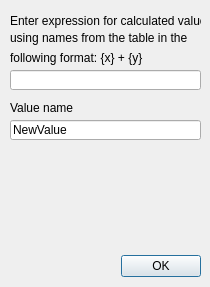
<?xml version="1.0" encoding="UTF-8"?>
<ui version="4.0">
 <class>CalculatedValueDialog</class>
 <widget class="QDialog" name="CalculatedValueDialog">
  <property name="geometry">
   <rect>
    <x>0</x>
    <y>0</y>
    <width>210</width>
    <height>287</height>
   </rect>
  </property>
  <property name="windowTitle">
   <string>Calculated Value</string>
  </property>
  <widget class="QDialogButtonBox" name="buttonBox">
   <property name="geometry">
    <rect>
     <x>40</x>
     <y>250</y>
     <width>161</width>
     <height>32</height>
    </rect>
   </property>
   <property name="orientation">
    <enum>Qt::Horizontal</enum>
   </property>
   <property name="standardButtons">
    <set>QDialogButtonBox::Ok</set>
   </property>
  </widget>
  <widget class="QLabel" name="label">
   <property name="geometry">
    <rect>
     <x>10</x>
     <y>10</y>
     <width>191</width>
     <height>21</height>
    </rect>
   </property>
   <property name="text">
    <string>Enter expression for calculated value </string>
   </property>
   <property name="scaledContents">
    <bool>false</bool>
   </property>
  </widget>
  <widget class="QLabel" name="label_2">
   <property name="geometry">
    <rect>
     <x>10</x>
     <y>30</y>
     <width>191</width>
     <height>16</height>
    </rect>
   </property>
   <property name="text">
    <string>using names from the table in the</string>
   </property>
  </widget>
  <widget class="QLabel" name="label_3">
   <property name="geometry">
    <rect>
     <x>10</x>
     <y>50</y>
     <width>181</width>
     <height>16</height>
    </rect>
   </property>
   <property name="text">
    <string>following format: {x} + {y}</string>
   </property>
  </widget>
  <widget class="QLineEdit" name="expressionLineEdit">
   <property name="geometry">
    <rect>
     <x>10</x>
     <y>70</y>
     <width>191</width>
     <height>20</height>
    </rect>
   </property>
  </widget>
  <widget class="QLabel" name="label_4">
   <property name="geometry">
    <rect>
     <x>10</x>
     <y>100</y>
     <width>71</width>
     <height>16</height>
    </rect>
   </property>
   <property name="text">
    <string>Value name</string>
   </property>
  </widget>
  <widget class="QLineEdit" name="nameLineEdit">
   <property name="geometry">
    <rect>
     <x>10</x>
     <y>120</y>
     <width>191</width>
     <height>20</height>
    </rect>
   </property>
   <property name="text">
    <string>NewValue</string>
   </property>
  </widget>
 </widget>
 <resources/>
 <connections>
  <connection>
   <sender>buttonBox</sender>
   <signal>accepted()</signal>
   <receiver>CalculatedValueDialog</receiver>
   <slot>accept()</slot>
   <hints>
    <hint type="sourcelabel">
     <x>248</x>
     <y>254</y>
    </hint>
    <hint type="destinationlabel">
     <x>157</x>
     <y>274</y>
    </hint>
   </hints>
  </connection>
  <connection>
   <sender>buttonBox</sender>
   <signal>rejected()</signal>
   <receiver>CalculatedValueDialog</receiver>
   <slot>reject()</slot>
   <hints>
    <hint type="sourcelabel">
     <x>316</x>
     <y>260</y>
    </hint>
    <hint type="destinationlabel">
     <x>286</x>
     <y>274</y>
    </hint>
   </hints>
  </connection>
 </connections>
</ui>
